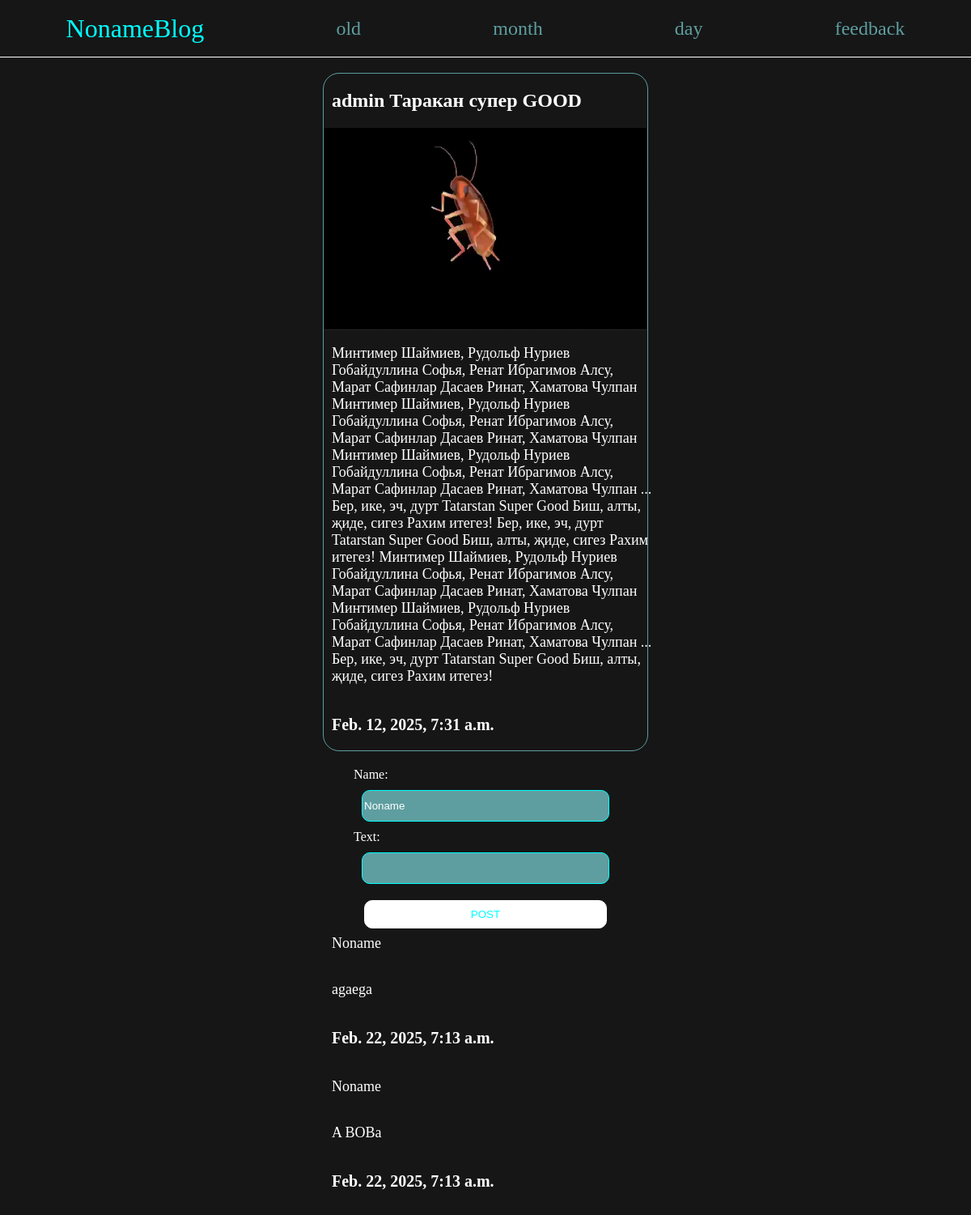
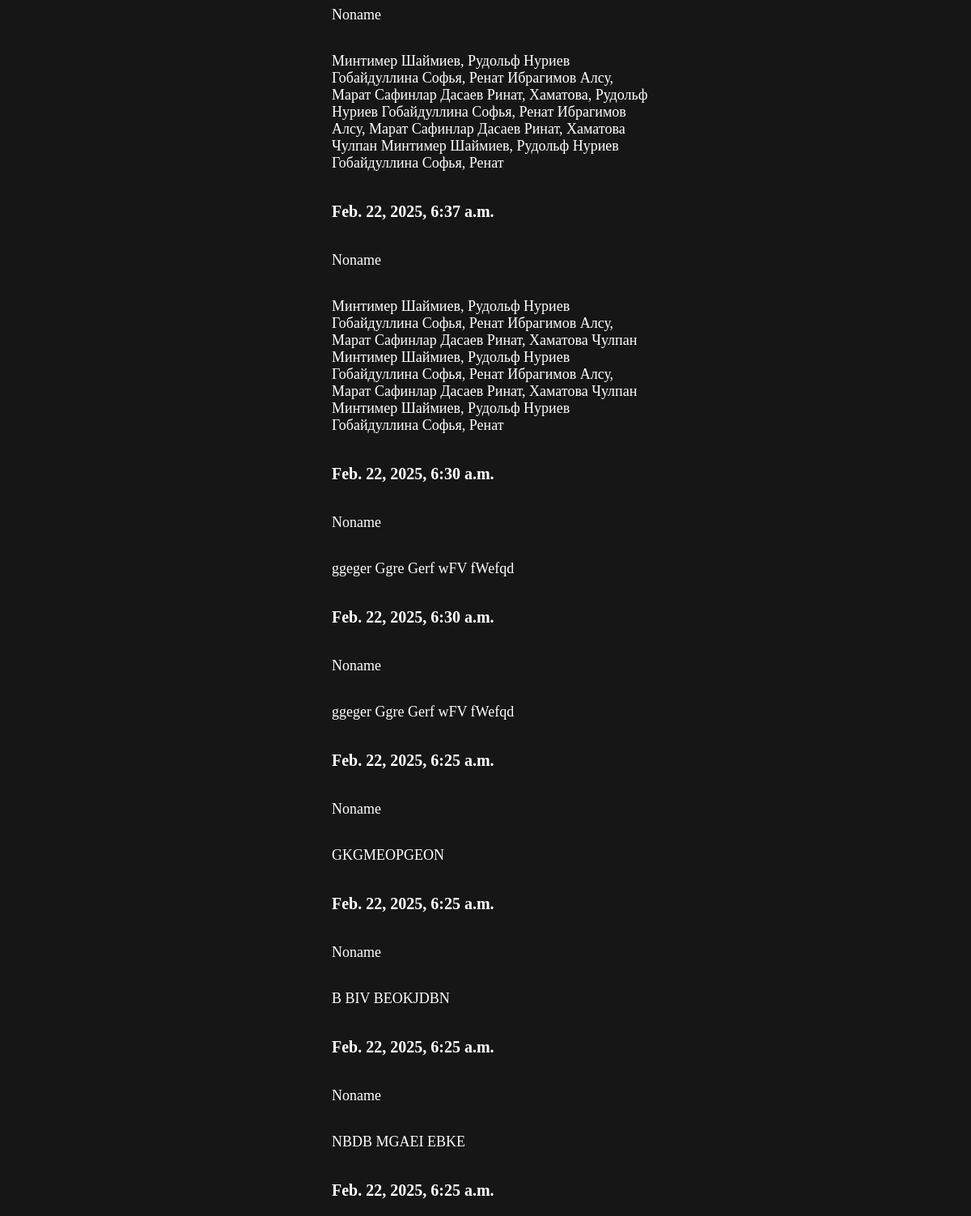
/post/11, run on the app's committed database (2 pictures, top to bottom).
### noapp/models.py (models this page shows, shortened)
class Post(models.Model):
    title = models.CharField(max_length=150)
    author = models.ForeignKey(User, on_delete=models.CASCADE)
    marker = models.SlugField()
    text = models.TextField(max_length=1000, blank=True, null=True)
    image = models.ImageField(null=True, blank=True)
    created = models.DateTimeField(auto_created=True)
    published = models.DateTimeField(auto_now=True)
    changed = models.DateTimeField(auto_now_add=True)
    class PostStatus(models.TextChoices):
        draft = 'Draft'
        public = 'Public'
    status = models.CharField(max_length=6, choices=PostStatus.choices, default=PostStatus.draft)
    class Meta:
        ordering = ['title', 'author', 'status', 'marker']

class Comment(models.Model):
    post = models.ForeignKey(Post, on_delete=models.CASCADE)
    name = models.CharField(max_length=100, blank=True, default='Noname')
    text = models.CharField(max_length=300)
    published = models.DateTimeField(auto_now=True)

### noapp/views.py (the view)
# urls.py: path('post/<int:post_id>', views.post_page, name='post')
def post_page(request, post_id):
    post = get_object_or_404(Post, id=post_id, status=Post.PostStatus.public)
    comments = Comment.objects.filter(post__id=post_id).order_by('-published')
    if request.method == 'POST':
        form = CommentForm(request.POST)
        comment = Comment()
        comment.post = get_object_or_404(Post, id=post_id)
        comment.text = request.POST.get('text')
        comment.name = request.POST.get('name')
        comment.save()
    else:
        form = CommentForm()
    return render(request, 'noapp/post.html', {'post': post, 'comments': comments, 'form': form})

### noapp/forms.py
class CommentForm(forms.ModelForm):
    class Meta:
        model = Comment
        fields = ['name', 'text']

### noapp/templates/noapp/post.html (shortened to what this page needs)
{%extends 'noapp/blog.html'%}
{%block content%}
<main>
        <div class="post">
            <h2>{{post.author}} {{post.title}}</h2>
            {%if post.image%}
            <img src="{{post.image.url}}" alt="">
            {%endif%}
            <p>{{post.text}}</p>
            <h3>{{post.published}}</h3>
        </div>
        <form method="post">
            {{form}}
            <button type="submit">POST</button>
        </form>
        <section class="comments">
            {%for comment in comments%}
            <div class="comment">
                <p>{{comment.name}}</p>
                <p>{{comment.text}}</p>
                <h3>{{comment.published}}</h3>
            </div>
            {%endfor%}
        </section>
    </main>
{%endblock%}

### noapp/static/noapp/style.css (style rules this page uses)
body { margin: 0; display: flex; align-items: center; flex-direction: column; background-color: rgb(22, 22, 22); color: white; }
div { display: flex; flex-direction: column; }
img { width: 400px; height: 250px; }
main { margin-top: 70px; display: flex; flex-direction: column; align-items: center; }
.post { margin: 20px; display: flex; flex-direction: column; width: 400px; border: 1px solid cadetblue; border-radius: 20px; }
p { width: 400px; position: relative; left: 10px; color: white; font-size: 18px; }
h2 { position: relative; left: 10px; color: white; font-size: 24px; }
h3 { position: relative; left: 10px; color: white; font-size: 20px; }
input { margin: 10px; display: flex; flex-direction: column; width: 300px; height: 35px; background-color: cadetblue; color: white; border: 1px solid cyan; border-radius: 10px; display: flex; align-items: center; justify-content: center; }
button { position: relative; top: 10px; display: flex; flex-direction: column; width: 300px; height: 35px; border: 1px solid white; border-radius: 10px; background-color: white; color: cyan; display: flex; align-items: center; justify-content: center; }
form { display: flex; flex-direction: column; align-items: center; }

### data on the page
Post: author "admin", title "Таракан супер GOOD", image (picture), text "Минтимер Шаймиев, Рудольф Нуриев Гобайдуллина Софья, Ренат Ибрагимов Алсу, Марат Сафинлар Дасаев Ринат, Хаматова Чулпан Минтимер Шаймиев, Рудольф Нуриев Гобайдуллина Софья, Ренат Ибрагимов Алсу, Марат Сафинлар Дасаев Ринат, Хаматова Чулпан Минтимер Шаймиев, Рудольф Нуриев Гобайдуллина Софья, Ренат Ибрагимов Алсу, Марат Сафинлар Дасаев Ринат, Хаматова Чулпан ... Бер, ике, эч, дурт Tatarstan Super Good Биш, алты, җиде, сигез Рахим итегез! Бер, ике, эч, дурт Tatarstan Super Good Биш, алты, җиде, сигез Рахим итегез! Минтимер Шаймиев, Рудольф Нуриев Гобайдуллина Софья, Ренат Ибрагимов Алсу, Марат Сафинлар Дасаев Ринат, Хаматова Чулпан Минтимер Шаймиев, Рудольф Нуриев Гобайдуллина Софья, Ренат…", published "Feb. 12, 2025, 7:31 a.m."
Comment: name "Noname", text "agaega", published "Feb. 22, 2025, 7:13 a.m."
Comment: name "Noname", text "A BOBa", published "Feb. 22, 2025, 7:13 a.m."
Comment: name "Noname", text "Минтимер Шаймиев, Рудольф Нуриев Гобайдуллина Софья, Ренат Ибрагимов Алсу, Марат Сафинлар Дасаев Ринат, Хаматова, Рудольф Нуриев Гобайдуллина Софья, Ренат Ибрагимов Алсу, Марат Сафинлар Дасаев Ринат, Хаматова Чулпан Минтимер Шаймиев, Рудольф Нуриев Гобайдуллина Софья, Ренат", published "Feb. 22, 2025, 6:37 a.m."
Comment: name "Noname", text "Минтимер Шаймиев, Рудольф Нуриев Гобайдуллина Софья, Ренат Ибрагимов Алсу, Марат Сафинлар Дасаев Ринат, Хаматова Чулпан Минтимер Шаймиев, Рудольф Нуриев Гобайдуллина Софья, Ренат Ибрагимов Алсу, Марат Сафинлар Дасаев Ринат, Хаматова Чулпан Минтимер Шаймиев, Рудольф Нуриев Гобайдуллина Софья, Ренат", published "Feb. 22, 2025, 6:30 a.m."
Comment: name "Noname", text "ggeger Ggre Gerf wFV fWefqd", published "Feb. 22, 2025, 6:30 a.m."
Comment: name "Noname", text "ggeger Ggre Gerf wFV fWefqd", published "Feb. 22, 2025, 6:25 a.m."
Comment: name "Noname", text "GKGMEOPGEON", published "Feb. 22, 2025, 6:25 a.m."
Comment: name "Noname", text "B BIV BEOKJDBN", published "Feb. 22, 2025, 6:25 a.m."
Comment: name "Noname", text "NBDB MGAEI EBKE", published "Feb. 22, 2025, 6:25 a.m."
